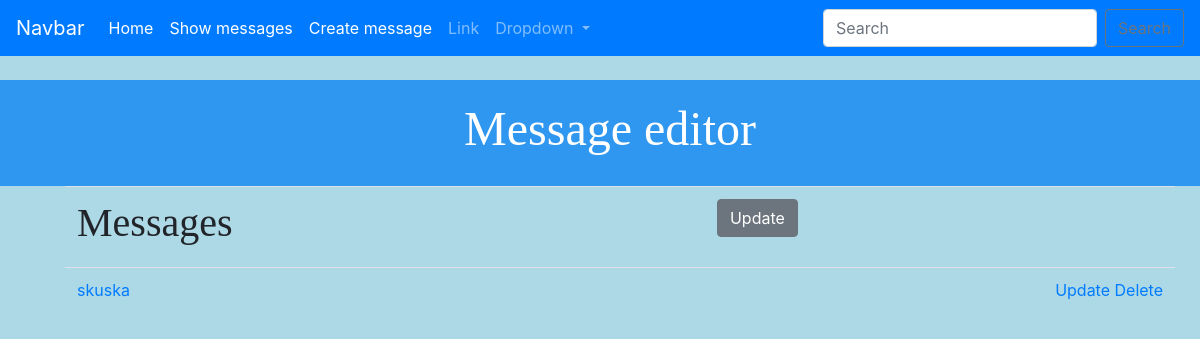
/message_editor//, run on an earlier commit of the app's database.
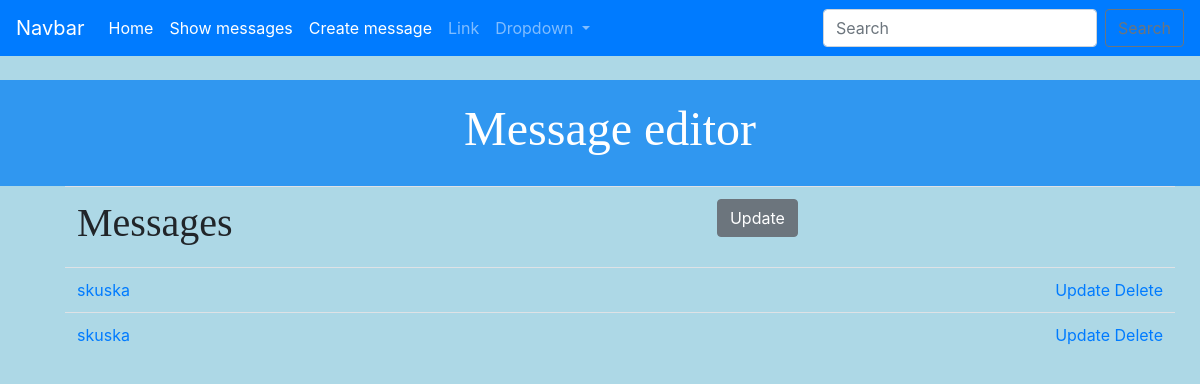
And on a later commit of the database.
### message_editor/models.py (models this page shows, shortened)
class Message(models.Model):
    id = models.PositiveIntegerField(primary_key=True)
    userId = models.IntegerField()
    title = models.CharField(max_length=200)
    body = models.CharField(max_length=200)

### message_editor/views.py (the view)
# urls.py: path("/", views.show_all_messages, name="messages"),
def show_all_messages(request):
    data = Message.objects.all()
    return render(request,'message_editor/message_list.html', {'data': data} )

### message_editor/templates/message_editor/message_list.html
{% extends 'message_editor/base.html' %}
{% block content %}
<table class = table table-striped table-hover table-bordered >
	<tr><td><h1>Messages</h1></td> <td><input type="submit" value = "Update" class = "btn btn-secondary"></td></tr>
	{% for message in data%}
            <tr>
<td>
	<a href="{% url 'show-message' message.id %}">{{message.title}}</a><br/>
</td>
				<td align = "right">
					<a href="{% url 'update-message' message.id%}">Update</a>
					<a href="{% url 'delete-message' message.id%}">Delete</a>
				</td>
</tr>
		{% endfor %}
</table>
{% endblock %}

What changed in the data, as far as the page shows it:
added Message: title "skuska"
